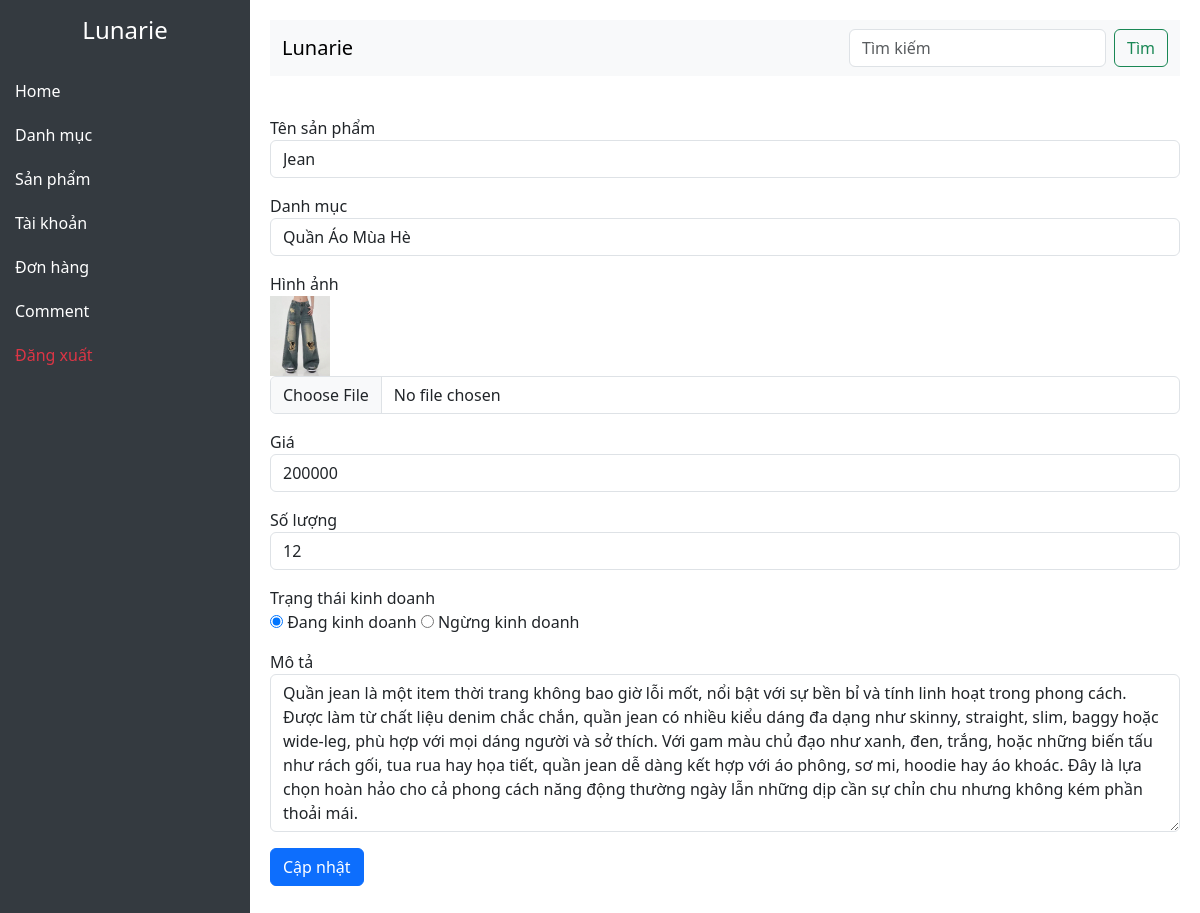
Screenshot of /admin/?ctl=editsp&id=23 with the database file from the repository.
### tables this page shows
CREATE TABLE `products` (
  `id` int NOT NULL,
  `name` varchar(255) NOT NULL,
  `image` varchar(255) NOT NULL,
  `price` bigint NOT NULL,
  `quantity` int NOT NULL,
  `description` text NOT NULL,
  `content` text NOT NULL,
  `status` tinyint(1) NOT NULL DEFAULT '1',
  `category_id` int NOT NULL
);

CREATE TABLE `categories` (
  `id` int NOT NULL,
  `cate_name` varchar(255) NOT NULL,
  `type` tinyint(1) NOT NULL,
  `soft_delete` tinyint(1) NOT NULL DEFAULT '0'
);

### common/function.php (called while the page is built, shortened)
<?php
function view($path_view, $data = [])
{
    extract($data);
    $path_view = str_replace(".", "/", $path_view);
    include_once ROOT_DIR . "views/$path_view.php";
}

### controllers/admin/AdminProductController.php (called while the page is built, shortened)
<?php
class AdminProductController
{
    public function edit()
    {
        $id = $_GET['id'];
        $product = (new Product)->find($id);
        $categories = (new Category)->all();
        return view(
            'admin.products.edit',
            compact('product', 'categories')
        );
    }
}

### admin/index.php (called while the page is built, shortened)
<?php
require_once __DIR__ . "/../common/function.php";
require_once __DIR__ . "/../models/BaseModel.php";
require_once __DIR__ . "/../models/Category.php";
require_once __DIR__ . "/../models/Product.php";
require_once __DIR__ . "/../controllers/admin/AdminProductController.php";
$ctl = $_GET['ctl'] ?? "";
match ($ctl) {
    '' => view("admin.dashboard"),
    'listsp' => (new AdminProductController)->index(),
    'addsp' => (new AdminProductController)->create(),
    'storesp' => (new AdminProductController)->store(),
    'editsp' => (new AdminProductController)->edit(),
    'updatesp' => (new AdminProductController)->update(),
    'deletesp' => (new AdminProductController)->delete(),
    'listdm' => (new AdminCategoryController)->index(),
    'adddm' => (new AdminCategoryController)->add(),
    'storedm' => (new AdminCategoryController)->store(),
    'editdm' => (new AdminCategoryController)->edit(),
    'updatedm' => (new AdminCategoryController)->update(),
    'deletedm' => (new AdminCategoryController)->delete(),
    default => view('errors.404'),
    'listuser' =>(new AuthController)->index(),
    'updateuser' => (new AuthController)->updateActive(),
    'list-order' => (new OrderController)->index(),
    'detail-order'=>(new OrderController)->showOrder(),
    'logout' =>(new DashboardController)->logout(),
    'productcomment'=>(new CommentController)->index(),
    'comment-detail'=>(new CommentController)->list(),
    'active-comment'=>(new CommentController)->updateActive(),
};

### models/BaseModel.php (called while the page is built, shortened)
<?php
class BaseModel
{
    public function __construct()
    {
        try {
            $this->conn = new PDO("mysql:host=localhost; dbname=duan1.moi; charset=utf8; port=3306", "root", "");
        } catch (PDOException $e) {
            echo "Lỗi kết nối CSDL: " . $e->getMessage();
        }
    }
}

### models/Product.php (called while the page is built, shortened)
<?php
class Product extends BaseModel
{
    public function find($id)
    {
        $sql = "SELECT * FROM products WHERE id=:id";
        $stmt = $this->conn->prepare($sql);
        $stmt->execute(['id' => $id]);
        return $stmt->fetch(PDO::FETCH_ASSOC);
    }
}

### models/Category.php (called while the page is built, shortened)
<?php
class Category extends BaseModel
{
    public function all()
    {
        $sql = "SELECT * FROM categories WHERE soft_delete=0";
        $stmt = $this->conn->prepare($sql);
        $stmt->execute();
        return $stmt->fetchAll(PDO::FETCH_ASSOC);
    }
}

### views/admin/products/edit.php (the view, shortened to what this page needs)
<?php include_once ROOT_DIR . "views/admin/header.php" ?>
<div class="content">
    <form action="<?= ADMIN_URL . '?ctl=updatesp' ?>" method="post" enctype="multipart/form-data">
        <div class="mb-3">
            <label for="">Tên sản phẩm</label>
            <input type="text" name="name" value="<?= $product['name'] ?>" class="form-control">
        </div>
        <div class="mb-3">
            <label for="">Danh mục</label>
            <select name="category_id" id="" class="form-control">
                <?php foreach ($categories as $cate) : ?>
                    <option value="<?= $cate['id'] ?>"
                        <?= $product['category_id'] == $cate['id'] ? 'selected' : '' ?>>
                        <?= $cate['cate_name'] ?>
                    </option>
                <?php endforeach ?>
            </select>
        </div>
        <div class="mb-3">
            <label for="">Hình ảnh</label> <br>
            <img src="<?= ROOT_URL . $product['image'] ?>" width="60" alt="">
            <input type="file" name="image" id="" class="form-control">
        </div>
        <div class="mb-3">
            <label for="">Giá</label>
            <input type="number" name="price" value="<?= $product['price'] ?>" class="form-control">
        </div>
        <div class="mb-3">
            <label for="">Số lượng</label>
            <input type="number" name="quantity" value="<?= $product['quantity'] ?>" class="form-control">
        </div>
        <div class="mb-3">
            <label for="">Trạng thái kinh doanh</label> <br>
            <input type="radio" name="status" value="1" <?= $product['status'] ? 'checked' : '' ?> id=""> Đang kinh doanh
            <input type="radio" name="status" value="0" <?= $product['status'] == 0 ? 'checked' : '' ?>> Ngừng kinh doanh
        </div>
        <div class="mb-3">
            <label for="">Mô tả</label>
            <textarea name="description" rows="6" id="" class="form-control"><?= $product['description'] ?></textarea>
        </div>
        <div class="mb-3">
            <button type="submit" class="btn btn-primary">Cập nhật</button>
        </div>
    </form>
</div>
<?php include_once ROOT_DIR . "views/admin/footer.php" ?>

### views/admin/header.php (style rules this page uses)
body { min-height: 100vh; display: flex; flex-direction: column; }
.content { margin-left: 250px; padding: 20px; }

### rows the page displays
products: name "Jean", category_id "Quần Áo Mùa Hè", image (picture), price "200000", quantity "12", status "☑", description "Quần jean là một item thời trang không bao giờ lỗi mốt, nổi bật với sự bền bỉ và tính linh hoạt trong phong cách. Được làm từ chất liệu denim chắc chắn, quần jean có nhiều kiểu dáng đa dạng như skinny, straight, slim, baggy hoặc wide-leg, phù hợp với mọi dáng người và sở thích. Với gam màu chủ đạo như xanh, đen, trắng, hoặc những biến tấu như rách gối, tua rua hay họa tiết, quần jean dễ dàng kết hợp với áo phông, sơ mi, hoodie hay áo khoác. Đây là lựa chọn hoàn hảo cho cả phong cách năng động thường ngày lẫn những dịp cần sự chỉn chu nhưng không kém phần thoải mái."
